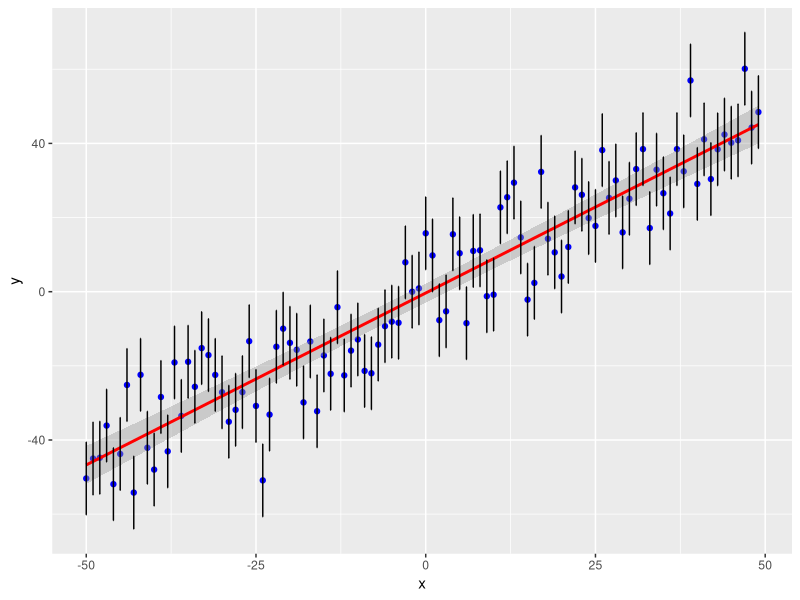

Reproduce this figure in R.
# Speicherinhalt vorsorglich löschen
rm(list = ls())
library(tidyverse)
set.seed(Sys.time())
#set.seed(20251221)

# Anzahl der angezeigten Nachkommastellen
options(digits = 3)

# Anzahl der Datenpunkte für die Simulation
n <- 100

# Steigung der Simulationsgeraden
m <- 1

# Achsenabschnitt der Simulationsgeraden
b <- 0

# Standardabweichung des Fehlers
sd <- 10

# Datenpunkte erzeugen
x <- seq(-(n / 2), (n / 2 - 1), 1)
y <- rnorm(n, mean = (m * x + b), sd = sd)
data <- tibble(x, y)

# Lineare Regression
model <- lm(data$y ~ data$x)
se <- sqrt(deviance(model)/df.residual(model))

# Zeichnen
ggplot(data = data, aes(x = x, y = y)) +
  geom_point(color = "blue") +
  geom_smooth(method = "lm", color = "red", se = TRUE, level = 0.99) +
  geom_errorbar(aes(ymin = y - se, ymax = y + se), width = 0.1)

print(summary(model))

rm(list = ls())
